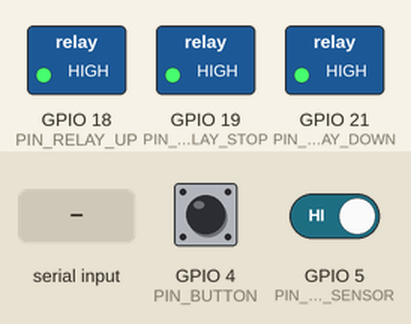
Recording of a sketch running on a simulated ESP32. On the bench: switched loads named in the sketch (green lamp = pin HIGH). The inputs (shaded band) are chosen by the test bench; at power-on: GPIO 4 (PIN_BUTTON) HIGH, GPIO 5 (PIN_BEAM_SENSOR) HIGH. WiFi joins after 1.5 s; servers stay silent unless stated; what the sketch prints to the serial monitor is not drawn.

Above: at 2.7 s.
2.8 s: "OPEN_BARRIER\n" received over Serial
At 3.05 s:
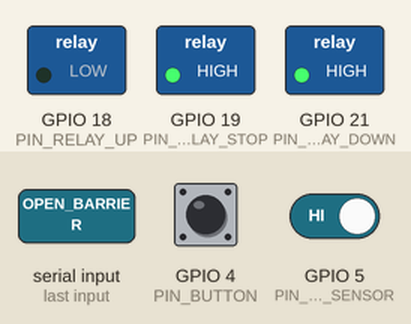
At 4.4 s:
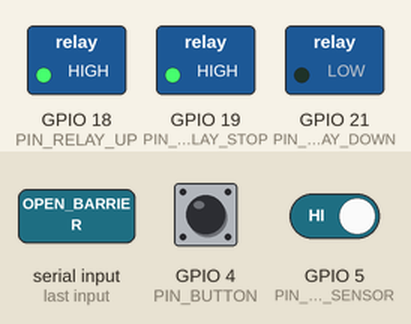
5.8 s: "STOP_BARRIER\n" received over Serial
At 5.9 s:
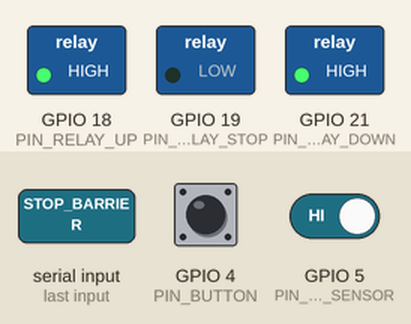
Timing chart, 0 to 8.8 s (numbered marks = the images above; inputs shaded):
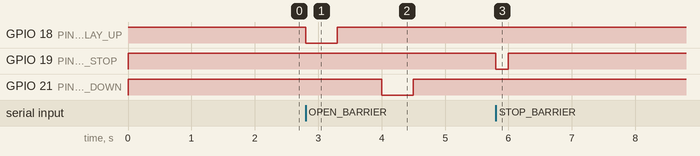

The sketch:

esp32_main_brain.ino
```cpp
#include <Arduino.h>
#include <WiFi.h>

// ── NETWORK CONFIGURATION ──
const char* ssid = "MONTEGROSSO2.4G";
const char* password = "Pacheco1581";

WiFiServer server(23); // Servidor TCP en el puerto 23
WiFiClient client;

// ── PINOUT CONFIGURATION ──
const int PIN_BUTTON       = 4;   // Simular botón de emisión de ticket (Input Pullup)
const int PIN_BEAM_SENSOR  = 5;   // Sensor fotoeléctrico anti-aplastamiento (Input Pullup/Pulldown)

const int PIN_RELAY_UP     = 18;  // Relé comando SUBIDA (Barrera)
const int PIN_RELAY_STOP   = 19;  // Relé comando PARADA (Barrera)
const int PIN_RELAY_DOWN   = 21;  // Relé comando BAJADA (Barrera)

// ── TIMING CONFIGURATION ──
const unsigned long PULSE_DURATION       = 500;   // Duración del pulso para los relés (ms)
const unsigned long BARRIER_CLOSE_DELAY  = 4000;  // Tiempo de espera para cerrar tras paso del vehículo (4s)
const unsigned long DEBOUNCE_DELAY       = 50;    // Filtro de ruido para entradas físicas (ms)

// ── STATE MACHINE FOR VEHICLE PASSAGE ──
enum BarrierState {
  BARRIER_CLOSED,
  BARRIER_OPENING,
  BARRIER_WAITING_VEHICLE, // Barrera abierta, esperando que el auto interrumpa el sensor
  BARRIER_VEHICLE_INSIDE,  // El auto está interrumpiendo el haz del sensor
  BARRIER_CLOSING
};

BarrierState currentBarrierState = BARRIER_CLOSED;

// Variables de control de tiempo
unsigned long relayUpTimer = 0;
unsigned long relayDownTimer = 0;
unsigned long barrierCloseTimer = 0;

// Variables de debouncing
int lastButtonState = HIGH;
int buttonState = HIGH;
unsigned long lastButtonDebounceTime = 0;

int lastSensorState = HIGH;
int sensorState = HIGH;
unsigned long lastSensorDebounceTime = 0;

void setup() {
  Serial.begin(115200);

  // Configuración de Entradas con Pullup interno
  pinMode(PIN_BUTTON, INPUT_PULLUP);
  pinMode(PIN_BEAM_SENSOR, INPUT_PULLUP);

  // Configuración de Salidas (Relés)
  pinMode(PIN_RELAY_UP, OUTPUT);
  pinMode(PIN_RELAY_STOP, OUTPUT);
  pinMode(PIN_RELAY_DOWN, OUTPUT);

  digitalWrite(PIN_RELAY_UP, HIGH);
  digitalWrite(PIN_RELAY_STOP, HIGH);
  digitalWrite(PIN_RELAY_DOWN, HIGH);

  // Conexión Wi-Fi
  Serial.print("Conectando a Wi-Fi: ");
  Serial.println(ssid);
  WiFi.begin(ssid, password);

  while (WiFi.status() != WL_CONNECTED) {
    delay(500);
    Serial.print(".");
  }

  Serial.println("\nWiFi conectado exitosamente!");
  Serial.print("Direccion IP del ESP32: ");
  Serial.println(WiFi.localIP());

  // Iniciar servidor TCP
  server.begin();
  Serial.println("Servidor TCP iniciado en puerto 23.");
  Serial.println("{\"status\":\"BOOT_OK\",\"msg\":\"ESP32 Network Brain Initialized\"}");
}

// Envía eventos JSON tanto por Serial local (para debug) como por Red (a Electron)
void sendJsonEvent(String eventType, String payload) {
  String msg = "{\"event\":\"" + eventType + "\",\"payload\":\"" + payload + "\"}";

  // Debug local por cable
  Serial.println(msg);

  // Envío por red a la app de Electron
  if (client && client.connected()) {
    client.println(msg);
  }
}

void triggerRelayUp() {
  digitalWrite(PIN_RELAY_UP, LOW);
  relayUpTimer = millis();
  currentBarrierState = BARRIER_OPENING;
  sendJsonEvent("BARRIER_STATE", "OPENING");
}

void triggerRelayDown() {
  digitalWrite(PIN_RELAY_DOWN, LOW);
  relayDownTimer = millis();
  currentBarrierState = BARRIER_CLOSING;
  sendJsonEvent("BARRIER_STATE", "CLOSING");
}

void handleCommand(String incomingData) {
  if (incomingData.indexOf("OPEN_BARRIER") >= 0) {
    if (currentBarrierState == BARRIER_CLOSED || currentBarrierState == BARRIER_CLOSING) {
      triggerRelayUp();
    }
  }
  else if (incomingData.indexOf("CLOSE_BARRIER") >= 0) {
    if (currentBarrierState == BARRIER_WAITING_VEHICLE) {
      triggerRelayDown();
    }
  }
  else if (incomingData.indexOf("STOP_BARRIER") >= 0) {
    digitalWrite(PIN_RELAY_STOP, LOW);
    delay(200);
    digitalWrite(PIN_RELAY_STOP, HIGH);
    sendJsonEvent("BARRIER_STATE", "STOPPED");
  }
}

void processIncomingCommands() {
  // Manejo de conexiones de red entrantes
  if (server.hasClient()) {
    if (!client || !client.connected()) {
      if (client) client.stop();
      client = server.available();
      Serial.println("App Electron (Cliente) conectada por red.");
    } else {
      // Si ya hay alguien conectado, rechazar nuevas conexiones
      WiFiClient extraClient = server.available();
      extraClient.stop();
    }
  }

  // Leer comandos recibidos por Wi-Fi
  if (client && client.connected() && client.available() > 0) {
    String incomingData = client.readStringUntil('\n');
    incomingData.trim();
    if (incomingData.length() > 0) {
      handleCommand(incomingData);
    }
  }

  // Leer comandos recibidos por el cable USB (útil para pruebas)
  if (Serial.available() > 0) {
    String incomingData = Serial.readStringUntil('\n');
    incomingData.trim();
    if (incomingData.length() > 0) {
      handleCommand(incomingData);
    }
  }
}

void handleHardwareInputs() {
  unsigned long currentMillis = millis();

  // 1. LÓGICA DEL BOTÓN DE ENTRADA
  int readingButton = digitalRead(PIN_BUTTON);
  if (readingButton != lastButtonState) {
    lastButtonDebounceTime = currentMillis;
  }
  if ((currentMillis - lastButtonDebounceTime) > DEBOUNCE_DELAY) {
    if (readingButton != buttonState) {
      buttonState = readingButton;
      if (buttonState == LOW) {
        sendJsonEvent("BUTTON_PRESSED", "ENTRY_STATION");
      }
    }
  }
  lastButtonState = readingButton;

  // 2. LÓGICA DEL SENSOR FOTOELÉCTRICO
  int readingSensor = digitalRead(PIN_BEAM_SENSOR);
  if (readingSensor != lastSensorState) {
    lastSensorDebounceTime = currentMillis;
  }
  if ((currentMillis - lastSensorDebounceTime) > DEBOUNCE_DELAY) {
    if (readingSensor != sensorState) {
      sensorState = readingSensor;
      if (sensorState == LOW) {
        sendJsonEvent("SENSOR_STATE", "OCCUPIED");
        if (currentBarrierState == BARRIER_WAITING_VEHICLE || currentBarrierState == BARRIER_OPENING) {
          currentBarrierState = BARRIER_VEHICLE_INSIDE;
        }
      } else {
        sendJsonEvent("SENSOR_STATE", "CLEAR");
        if (currentBarrierState == BARRIER_VEHICLE_INSIDE) {
          barrierCloseTimer = millis();
          currentBarrierState = BARRIER_WAITING_VEHICLE;
        }
      }
    }
  }
  lastSensorState = readingSensor;
}

void manageTimersAndState() {
  unsigned long currentMillis = millis();

  if (digitalRead(PIN_RELAY_UP) == LOW && (currentMillis - relayUpTimer >= PULSE_DURATION)) {
    digitalWrite(PIN_RELAY_UP, HIGH);
    if (currentBarrierState == BARRIER_OPENING) {
      currentBarrierState = BARRIER_WAITING_VEHICLE;
      sendJsonEvent("BARRIER_STATE", "OPEN");
    }
  }

  if (digitalRead(PIN_RELAY_DOWN) == LOW && (currentMillis - relayDownTimer >= PULSE_DURATION)) {
    digitalWrite(PIN_RELAY_DOWN, HIGH);
    if (currentBarrierState == BARRIER_CLOSING) {
      currentBarrierState = BARRIER_CLOSED;
      sendJsonEvent("BARRIER_STATE", "CLOSED");
    }
  }

  if (currentBarrierState == BARRIER_WAITING_VEHICLE && digitalRead(PIN_BEAM_SENSOR) == HIGH) {
    if (currentMillis - barrierCloseTimer >= BARRIER_CLOSE_DELAY) {
      triggerRelayDown();
    }
  }
}

void loop() {
  processIncomingCommands();
  handleHardwareInputs();
  manageTimersAndState();
}
```

Measured:
- after the input at 2.8 s, GPIO 18 (PIN_RELAY_UP): HIGH → LOW at once, → HIGH 0.50 s later; GPIO 21 (PIN_RELAY_DOWN): HIGH → LOW after 1.2 s, → HIGH 0.50 s later
- after the input at 5.8 s, GPIO 19 (PIN_RELAY_STOP): HIGH → LOW at once, → HIGH 0.20 s later
